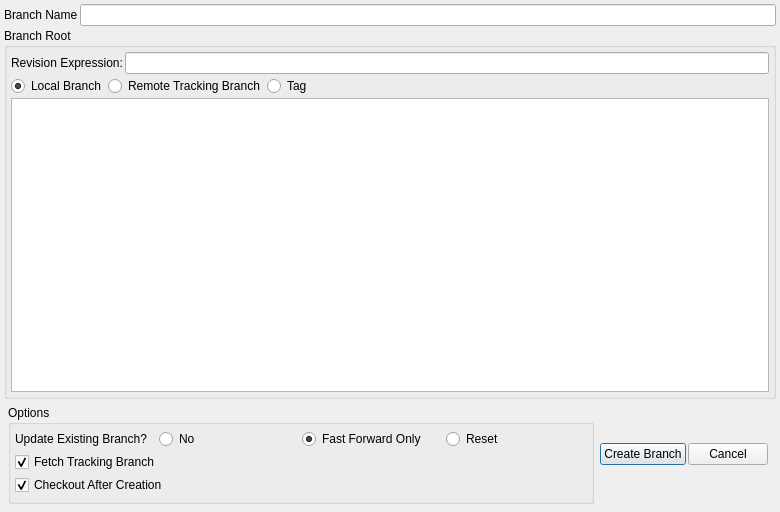
<ui version="4.0" >
 <class>CreateBranchDialog</class>
 <widget class="QDialog" name="CreateBranchDialog" >
  <property name="geometry" >
   <rect>
    <x>0</x>
    <y>0</y>
    <width>780</width>
    <height>512</height>
   </rect>
  </property>
  <property name="windowTitle" >
   <string>Create Branch...</string>
  </property>
  <layout class="QVBoxLayout" >
   <property name="spacing" >
    <number>2</number>
   </property>
   <property name="leftMargin" >
    <number>4</number>
   </property>
   <property name="topMargin" >
    <number>4</number>
   </property>
   <property name="rightMargin" >
    <number>4</number>
   </property>
   <property name="bottomMargin" >
    <number>4</number>
   </property>
   <item>
    <layout class="QHBoxLayout" >
     <item>
      <widget class="QLabel" name="label" >
       <property name="text" >
        <string>Branch Name</string>
       </property>
      </widget>
     </item>
     <item>
      <widget class="QLineEdit" name="branchLine" />
     </item>
    </layout>
   </item>
   <item>
    <widget class="QGroupBox" name="branchRootGroupBox" >
     <property name="title" >
      <string>Branch Root</string>
     </property>
     <layout class="QVBoxLayout" >
      <property name="spacing" >
       <number>2</number>
      </property>
      <property name="leftMargin" >
       <number>4</number>
      </property>
      <property name="topMargin" >
       <number>4</number>
      </property>
      <property name="rightMargin" >
       <number>4</number>
      </property>
      <property name="bottomMargin" >
       <number>4</number>
      </property>
      <item>
       <layout class="QHBoxLayout" >
        <item>
         <widget class="QLabel" name="label_3" >
          <property name="text" >
           <string>Revision Expression:</string>
          </property>
         </widget>
        </item>
        <item>
         <widget class="QLineEdit" name="revisionLine" />
        </item>
       </layout>
      </item>
      <item>
       <layout class="QHBoxLayout" >
        <item>
         <widget class="QRadioButton" name="localBranchRadio" >
          <property name="text" >
           <string>Local Branch</string>
          </property>
          <property name="checked" >
           <bool>true</bool>
          </property>
         </widget>
        </item>
        <item>
         <widget class="QRadioButton" name="remoteBranchRadio" >
          <property name="text" >
           <string>Remote Tracking Branch</string>
          </property>
         </widget>
        </item>
        <item>
         <widget class="QRadioButton" name="tagRadio" >
          <property name="text" >
           <string>Tag</string>
          </property>
         </widget>
        </item>
        <item>
         <spacer>
          <property name="orientation" >
           <enum>Qt::Horizontal</enum>
          </property>
          <property name="sizeHint" >
           <size>
            <width>201</width>
            <height>20</height>
           </size>
          </property>
         </spacer>
        </item>
       </layout>
      </item>
      <item>
       <widget class="QListWidget" name="branchRootList" />
      </item>
     </layout>
    </widget>
   </item>
   <item>
    <layout class="QHBoxLayout" >
     <property name="spacing" >
      <number>2</number>
     </property>
     <property name="leftMargin" >
      <number>4</number>
     </property>
     <property name="topMargin" >
      <number>4</number>
     </property>
     <property name="rightMargin" >
      <number>4</number>
     </property>
     <property name="bottomMargin" >
      <number>4</number>
     </property>
     <item>
      <widget class="QGroupBox" name="optionsGroupBox" >
       <property name="title" >
        <string>Options</string>
       </property>
       <layout class="QVBoxLayout" >
        <property name="spacing" >
         <number>2</number>
        </property>
        <property name="leftMargin" >
         <number>4</number>
        </property>
        <property name="topMargin" >
         <number>4</number>
        </property>
        <property name="rightMargin" >
         <number>4</number>
        </property>
        <property name="bottomMargin" >
         <number>4</number>
        </property>
        <item>
         <layout class="QHBoxLayout" >
          <item>
           <widget class="QLabel" name="label_2" >
            <property name="text" >
             <string>Update Existing Branch?</string>
            </property>
           </widget>
          </item>
          <item>
           <widget class="QRadioButton" name="noUpdateRadio" >
            <property name="text" >
             <string>No</string>
            </property>
           </widget>
          </item>
          <item>
           <widget class="QRadioButton" name="fastForwardUpdateRadio" >
            <property name="text" >
             <string>Fast Forward Only</string>
            </property>
            <property name="checked" >
             <bool>true</bool>
            </property>
           </widget>
          </item>
          <item>
           <widget class="QRadioButton" name="resetRadio" >
            <property name="text" >
             <string>Reset</string>
            </property>
           </widget>
          </item>
         </layout>
        </item>
        <item>
         <layout class="QHBoxLayout" >
          <item>
           <layout class="QVBoxLayout" >
            <item>
             <widget class="QCheckBox" name="fetchCheckBox" >
              <property name="text" >
               <string>Fetch Tracking Branch</string>
              </property>
              <property name="checked" >
               <bool>true</bool>
              </property>
             </widget>
            </item>
            <item>
             <widget class="QCheckBox" name="checkBox" >
              <property name="text" >
               <string>Checkout After Creation</string>
              </property>
              <property name="checked" >
               <bool>true</bool>
              </property>
             </widget>
            </item>
           </layout>
          </item>
          <item>
           <spacer>
            <property name="orientation" >
             <enum>Qt::Horizontal</enum>
            </property>
            <property name="sizeHint" >
             <size>
              <width>328</width>
              <height>46</height>
             </size>
            </property>
           </spacer>
          </item>
         </layout>
        </item>
       </layout>
      </widget>
     </item>
     <item>
      <layout class="QHBoxLayout" >
       <property name="spacing" >
        <number>2</number>
       </property>
       <property name="leftMargin" >
        <number>4</number>
       </property>
       <property name="topMargin" >
        <number>4</number>
       </property>
       <property name="rightMargin" >
        <number>4</number>
       </property>
       <property name="bottomMargin" >
        <number>4</number>
       </property>
       <item>
        <widget class="QPushButton" name="createBranchButton" >
         <property name="text" >
          <string>Create Branch</string>
         </property>
         <property name="default" >
          <bool>true</bool>
         </property>
        </widget>
       </item>
       <item>
        <widget class="QPushButton" name="cancelButton" >
         <property name="text" >
          <string>Cancel</string>
         </property>
        </widget>
       </item>
      </layout>
     </item>
    </layout>
   </item>
  </layout>
 </widget>
 <resources/>
 <connections>
  <connection>
   <sender>cancelButton</sender>
   <signal>pressed()</signal>
   <receiver>CreateBranchDialog</receiver>
   <slot>reject()</slot>
   <hints>
    <hint type="sourcelabel" >
     <x>450</x>
     <y>387</y>
    </hint>
    <hint type="destinationlabel" >
     <x>294</x>
     <y>209</y>
    </hint>
   </hints>
  </connection>
 </connections>
</ui>
